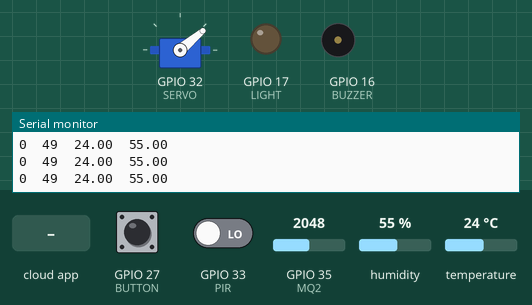
This sketch was run on a simulated ESP32. Shown: servo, output pins drawn as LEDs (lit = HIGH), buzzer (waves = sounding, pin HIGH), the last lines printed to the serial monitor. Inputs (shaded band) come from the test bench; at power-on: GPIO 27 (BUTTON) HIGH, GPIO 33 (PIR) LOW, GPIO 35 (MQ2) = 2048, humidity 55 %, temperature 24 °C. WiFi joins after 1.5 s; servers stay silent unless stated; the Firebase database answers and starts empty.

Above: at 3.3 s.
3.4 s: GPIO 27 (BUTTON) pulled LOW for 0.2 s
At 4.2 s:
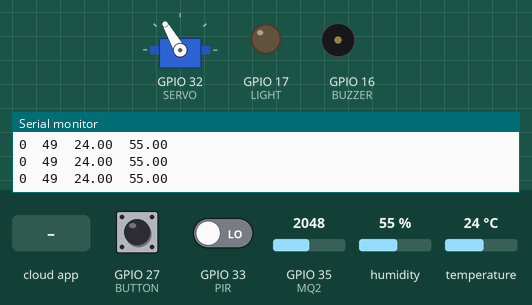
5.4 s: the phone or cloud app sets Light to 1
At 7.8 s:
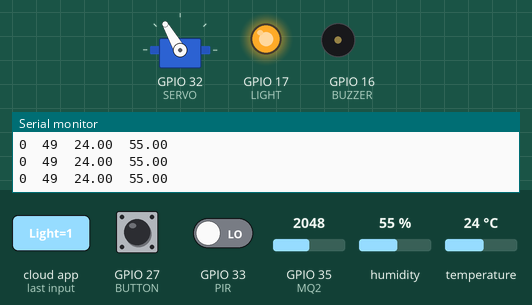
8.1 s: the phone or cloud app sets Door to 0
At 9.3 s:
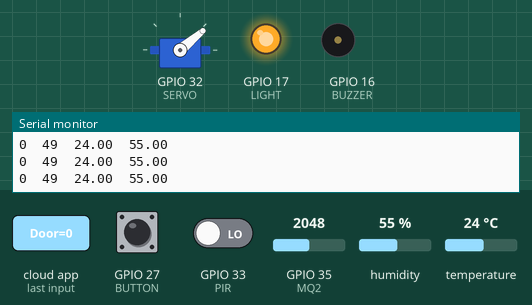
9.9 s: the phone or cloud app sets Door to 1
At 10.19 s:
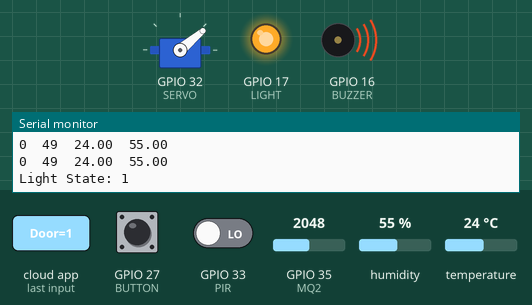
11.7 s: GPIO 27 (BUTTON) pulled LOW for 1 s
At 11.99 s:
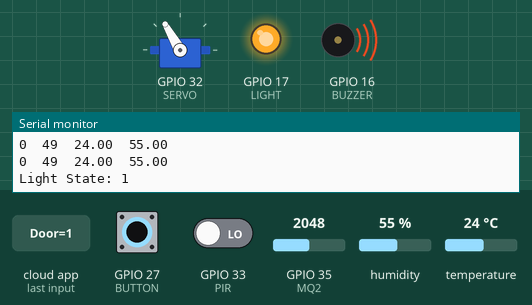
14.4 s: GPIO 27 (BUTTON) pulled LOW for 3.2 s
At 15.1 s:
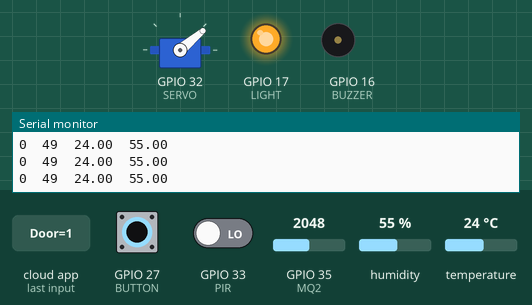
Timing chart, 0 to 19.4 s (numbered marks = the images above; inputs shaded):
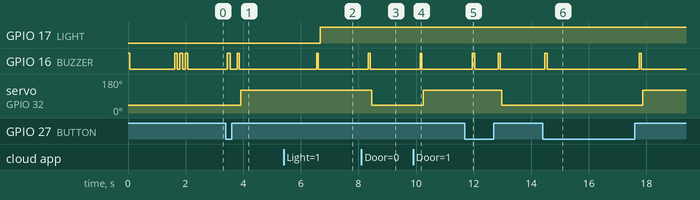

Measured:
- after the input at 3.4 s, GPIO 16 (BUZZER): alternates HIGH for 0.08 s and LOW for 0.25 s, 4 changes in all, then stays LOW, starting after 0.05 s; servo on GPIO 32 (SERVO): 40° → 120° after 0.52 s
- after the input at 5.4 s, GPIO 17 (LIGHT): LOW → HIGH after 1.3 s; GPIO 16 (BUZZER): LOW → HIGH after 1.1 s, → LOW 0.06 s later
- after the input at 8.1 s, GPIO 16 (BUZZER): LOW → HIGH after 0.24 s, → LOW 0.06 s later; servo on GPIO 32 (SERVO): 120° → 40° after 0.36 s
- after the input at 9.9 s, GPIO 16 (BUZZER): LOW → HIGH after 0.24 s, → LOW 0.06 s later; servo on GPIO 32 (SERVO): 40° → 120° after 0.36 s
- after the input at 11.7 s, GPIO 16 (BUZZER): alternates HIGH for 0.08 s and LOW for 0.81 s, starting after 0.25 s; servo on GPIO 32 (SERVO): 120° → 40° after 1.3 s
- after the input at 14.4 s, GPIO 16 (BUZZER): alternates HIGH for 0.08 s and LOW for 3.2 s, starting after 0.06 s; servo on GPIO 32 (SERVO): 40° → 120° after 3.5 s

The sketch:

esp32.ino
```cpp
#include <Arduino.h>
#include <WiFi.h>
#include <FirebaseESP32.h>
#include <Ticker.h>
#include <ESP32Servo.h>
#include "DHT.h"

#define BUZZER       16
#define LIGHT        17
#define MQ2          35
#define PIR          33
#define BUTTON       27
#define SERVO        32
#define DHT_PIN      14
#define DHT_TYPE     DHT11

const char ssid[] = "Smarthome";
const char pass[] = "12345678";

#define API_KEY "AIzaSyBDmMJ64Fzm2BWN2hcZDDcF9CTbDCUNG5I"
#define DATABASE_URL "final-project-439bc-default-rtdb.asia-southeast1.firebasedatabase.app"
#define DATABASE_SECRET "06T7o5RqAnJiOPEvUIsyGc7QXo9NNBUjZkH7uddZ"
FirebaseData fbdo;
FirebaseAuth auth;
FirebaseConfig config;

DHT dht(DHT_PIN, DHT_TYPE);
Servo servo;
Ticker blinker;

int gasLevel;
float temperature, humidity;
int doorState = 0, previousDoorState = 0;
int lightState = 0, previousLightState = 0;
int autoLightControl = 0;
unsigned long timeout;

void blink();
void tick(int times = 1, int delayTime = 100);
void initializePins();

void blink() {
    digitalWrite(BUZZER, !digitalRead(BUZZER));
}

void tick(int times, int delayTime) {
    while (times--) {
        digitalWrite(BUZZER, HIGH);
        delay(delayTime);
        digitalWrite(BUZZER, LOW);
        delay(delayTime);
    }
}

void initializePins() {
    pinMode(BUZZER, OUTPUT);
    tick(1, 60);

    pinMode(LIGHT, OUTPUT);
    digitalWrite(LIGHT, LOW);

    pinMode(PIR, INPUT_PULLUP);
    pinMode(BUTTON, INPUT);

    dht.begin();
    ESP32PWM::allocateTimer(0);
    ESP32PWM::allocateTimer(1);
    ESP32PWM::allocateTimer(2);
    ESP32PWM::allocateTimer(3);

    servo.setPeriodHertz(50);
    servo.attach(SERVO, 500, 2400);
    servo.write(40);

    WiFi.begin(ssid, pass);
    Serial.print("Connecting to Wi-Fi");
    while (WiFi.status() != WL_CONNECTED) {
        Serial.print(".");
        delay(300);
    }
    Serial.println();
    Serial.print("Connected with IP: ");
    Serial.println(WiFi.localIP());
    Serial.println();

    Serial.printf("Firebase Client v%s\n\n", FIREBASE_CLIENT_VERSION);
    config.database_url = DATABASE_URL;
    // config.signer.test_mode = true;
    config.signer.tokens.legacy_token = DATABASE_SECRET;
    Firebase.begin(&config, &auth);
    Firebase.reconnectWiFi(true);
    Firebase.setDoubleDigits(5);

    tick(3, 90);
}

void setup() {
    Serial.begin(9600);
    initializePins();
}

void loop() {
    gasLevel = map(analogRead(MQ2), 0, 4095, 0, 99);
    humidity = dht.readHumidity();
    temperature = dht.readTemperature();

    Serial.print(digitalRead(PIR));
    Serial.print("\t");
    Serial.print(gasLevel);
    Serial.print("\t");
    Serial.print(temperature);
    Serial.print("\t");
    Serial.print(humidity);
    Serial.print("\t\n");

    if (Firebase.ready() && millis() - timeout > 1000) {
        Firebase.setFloat(fbdo, "/Sensor/Temperature", temperature);
        Firebase.setFloat(fbdo, "/Sensor/Humidity", humidity);
        Firebase.setInt(fbdo, "/Sensor/Gas", gasLevel);

        if (Firebase.getString(fbdo, "Door")) {
            String response = fbdo.to<String>();
            response.replace("\\\"", "");
            int doorCommand = response.toInt();
            if (doorCommand == -1) {
                blinker.attach(0.1, blink);
            } else {
                blinker.detach();
                digitalWrite(BUZZER, LOW);
                doorState = doorCommand;
            }
        }

        if (Firebase.getString(fbdo, "Light")) {
            String lightResponse = fbdo.to<String>();
            lightResponse.replace("\\\"", "");
            int lightCommand = lightResponse.toInt();
            Serial.println("Light State: " + String(lightCommand));
            if (lightCommand == -1) {
                autoLightControl = 1;
            } else {
                autoLightControl = 0;
                lightState = lightCommand;
            }
        }

        timeout = millis();
    }

    if (digitalRead(BUTTON) == LOW) {
        delay(10);
        if (digitalRead(BUTTON) == LOW) {
            tick();
            while (digitalRead(BUTTON) == LOW) delay(10);
            doorState = 1 - doorState;
            Firebase.setString(fbdo, "Door", String(doorState));
        }
    }

    if (autoLightControl == 1) {
        if (digitalRead(PIR) == HIGH && digitalRead(LIGHT) == LOW) {
            digitalWrite(LIGHT, HIGH);
        }
        if (digitalRead(PIR) == LOW && digitalRead(LIGHT) == HIGH) {
            digitalWrite(LIGHT, LOW);
        }
    }

    if (doorState != previousDoorState) {
        tick(1, 60);
        if (doorState == 1) {
            servo.write(120);
        } else {
            servo.write(40);
        }
        previousDoorState = doorState;
    }

    if (lightState != previousLightState) {
        tick(1, 60);
        if (lightState == 1) {
            digitalWrite(LIGHT, HIGH);
        } else {
            digitalWrite(LIGHT, LOW);
        }
        previousLightState = lightState;
    }

    delay(100);
}
```
